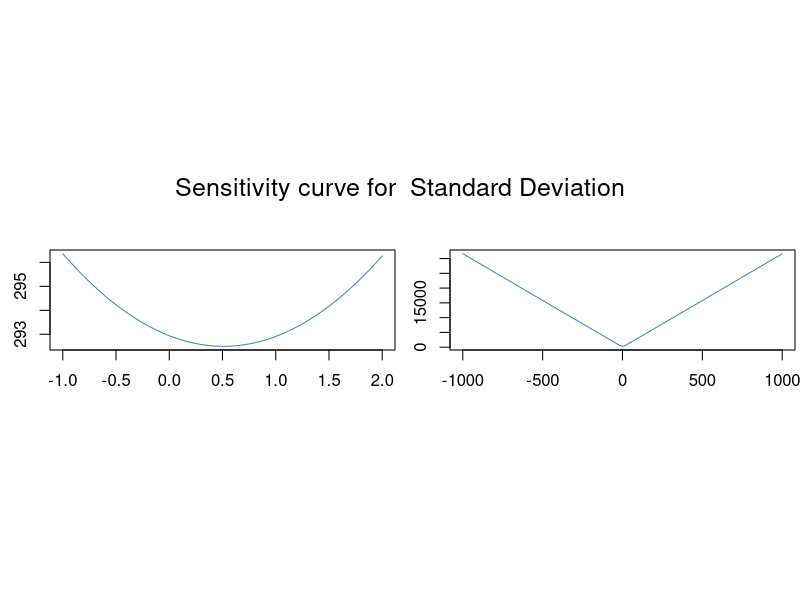
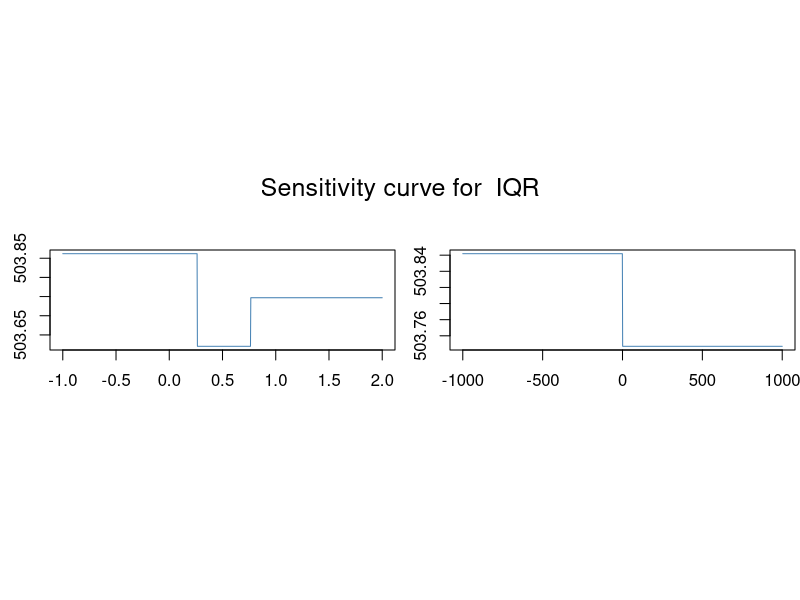
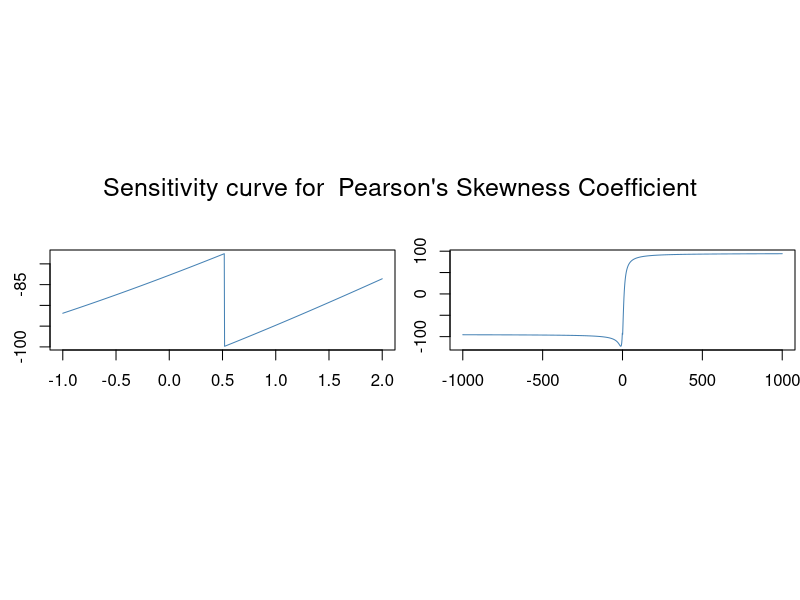
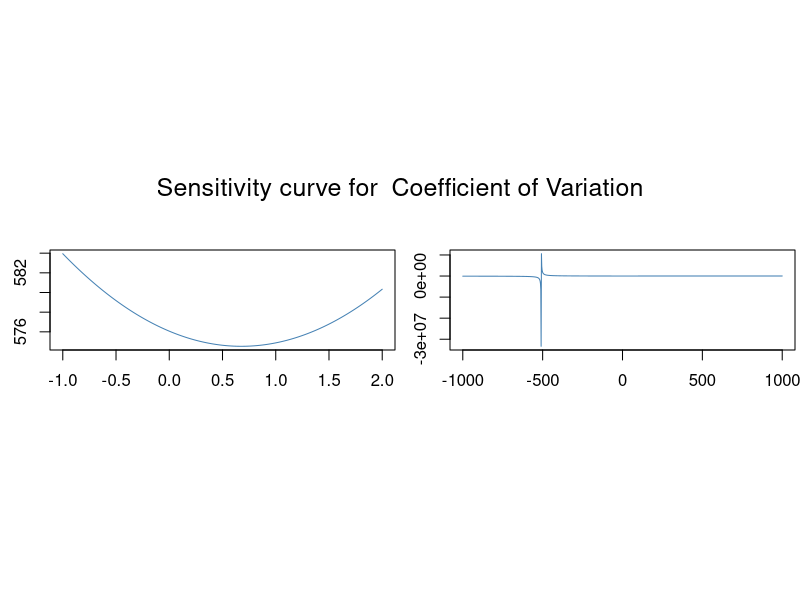

These figures' R source, in order:
# STAT341 Explicity Attributes Exercise 2.2.4: Plotting sensitivity curves
# Using the given population:
N <- 1000
set.seed(341)
y.pop <- runif(N)

# for the following attributes, plot the sensitivity curves over the 
# ranges [-1, 2] & [-1000, 1000] and comment on each plot

# Setup
plot.sc <- function(y.pop, y, attr, name = "Standard Deviation") {
    N <- length(y.pop) + 1 # size of new population
    sc <- function(y, attr) {
        Map(function(y) {
            N * attr(c(y, y.pop)) - attr(y.pop)
        }, y)
    }

    y1 <- seq(-1, 2, length.out = 1000)
    y2 <- seq(-1000, 1000, length.out = 1000)

    par(mfrow = c(1, 2), oma = c(10, 0, 10, 0), mar = 2.5 * c(1, 1, 1, 0.1))
    plot(y1, sc(y1, attr), type="l", col = "steelblue",
        xlab = "y", ylab = "SC(y)", main = "")
    plot(y2, sc(y2, attr), type = "l", col = "steelblue",
        xlab = "y", ylab = "SC(y)", main = "")

    mtext(paste("Sensitivity curve for ", name), outer = TRUE, cex = 1.5)
}

# a) Standard deviation
sdn <- function(y.pop) {
    N <- length(y.pop)
    sqrt( var(y.pop) * (N - 1)/N)
}

plot.sc(y.pop, attr = sdn, name = "Standard Deviation")

# b) Interquartile range
plot.sc(y.pop, attr = IQR, name = "IQR")

# c) Pearson's second skewness coefificient (median skewness)
skew <- function(z) {3 * (mean(z) - median(z)) / sdn(z)}
plot.sc(y.pop, attr = skew, name = "Pearson's Skewness Coefficient")

# d) Coefficient of variation
coef_var <- function(z) { sdn(z) / mean(z)}
plot.sc(y.pop, attr = coef_var, name = "Coefficient of Variation")
